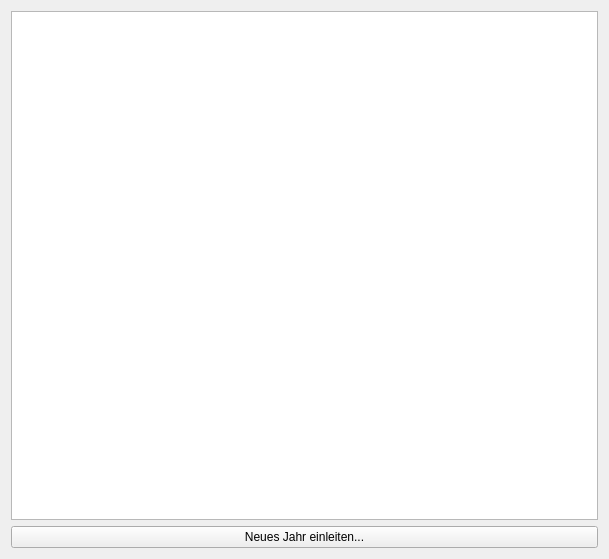
<?xml version="1.0" encoding="UTF-8"?>
<ui version="4.0">
 <class>YearWidget</class>
 <widget class="QWidget" name="YearWidget">
  <property name="geometry">
   <rect>
    <x>0</x>
    <y>0</y>
    <width>609</width>
    <height>559</height>
   </rect>
  </property>
  <property name="windowTitle">
   <string>Form</string>
  </property>
  <layout class="QVBoxLayout" name="verticalLayout">
   <item>
    <widget class="QTableWidget" name="tableWidget"/>
   </item>
   <item>
    <widget class="QPushButton" name="pushButton">
     <property name="text">
      <string>Neues Jahr einleiten...</string>
     </property>
    </widget>
   </item>
  </layout>
 </widget>
 <resources/>
 <connections/>
</ui>
